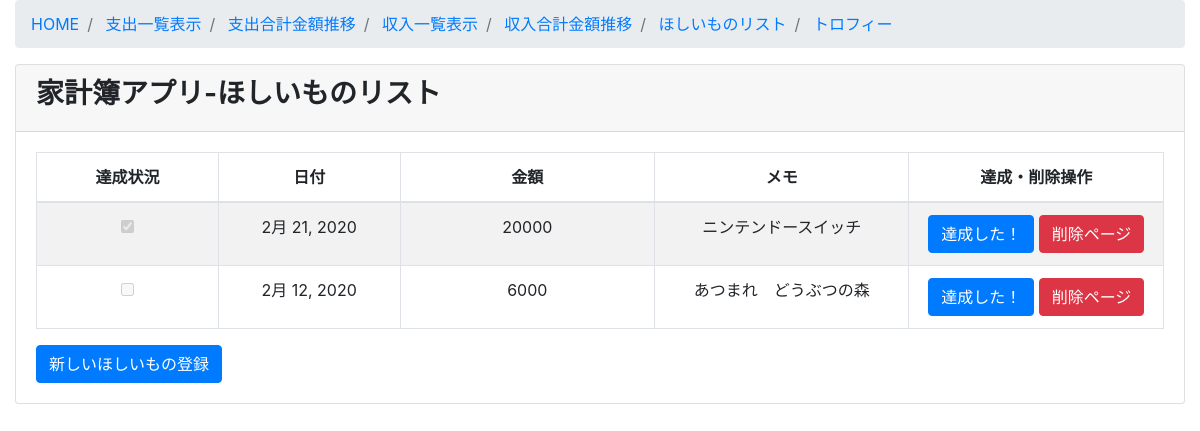
The page /wishing/wishing_list/ on the database as committed earlier.
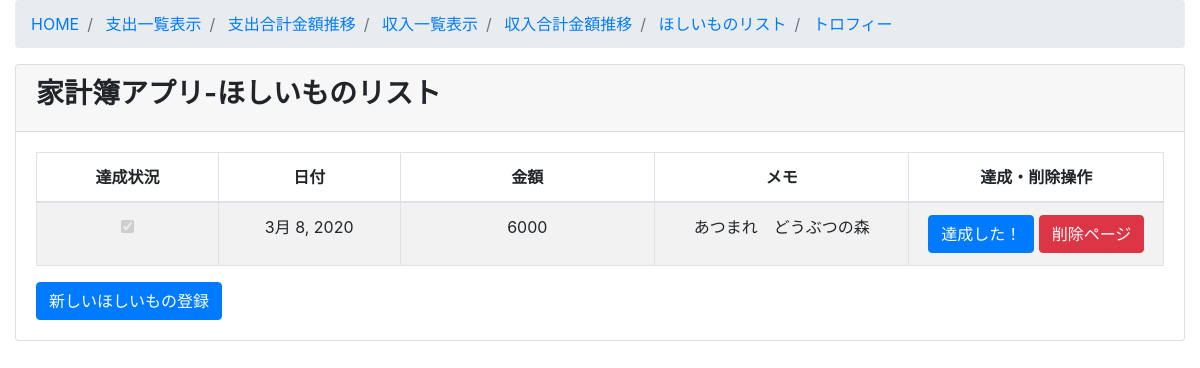
The same page on the database as committed later.
### wishing/models.py (models this page shows, shortened)
class Wishing(models.Model):
   class Meta:
       db_table ="wishing"
       verbose_name ="ほしいもの"
       verbose_name_plural ="ほしいもの"
   wishingdate = models.DateField(verbose_name="日付",default=datetime.now)
   wishingmoney = models.IntegerField(verbose_name="金額", help_text="単位は日本円")
   wishingmemo = models.CharField(verbose_name="メモ", max_length=500)
   wishingdone = models.BooleanField(default=False, verbose_name="達成状況")

### wishing/views.py (the view)
# urls.py: path('wishing_list/', views.WishingListView.as_view(), name='wishing_list'),
class WishingListView(ListView):
   model = Wishing
   template_name = 'wishing/wishing_list.html'
   def queryset(self):
       return Wishing.objects.all()

### templates/wishing/wishing_list.html (shortened to what this page needs)
{% extends 'wishing/base.html' %}
{% block content %}
     <div class="card mb-3">
       <div class="card-header">
         <h3><b>家計簿アプリ-ほしいものリスト</b></h3></div>
       <div class="card-body">
         <div class="table-responsive">
         <table id= "wishing_list" width="100%" class="table table-striped table-bordered table-hover">
             <thead>
               <tr>
                 <th class="text-center">達成状況</th>
                 <th class="text-center">日付</th>
                 <th class="text-center">金額</th>
                 <th class="text-center">メモ</th>
                 <th class="text-center">達成・削除操作</th>
               </tr>
             </thead>
             <tbody>
               {% for item in object_list %}
                 <tr class="odd gradeX text-center">
                   <td class="text-center" width="100">
                     {% if item.wishingdone == False %}
                     <input type="checkbox" name="undone" value="0" disabled="disabled" />
                     {% elif item.wishingdone == True %}
                     <input type="checkbox" name="done" value="1" checked="checked" disabled="disabled" />
                     {% endif %}
                   </td>
                   <td class="text-center" width="100">{{ item.wishingdate}}</td>
                   <td class="text-center" width="140">{{ item.wishingmoney }}</td>
                   <td class="text-center" width="140">{{ item.wishingmemo }}</td>
                   <td class="text-center" width="140">
                     <a class="btn btn-primary" href="{% url 'wishing:wishing_done' item.pk %}">達成した！</a>
                     <a class="btn btn-danger" href="{% url 'wishing:wishing_delete' item.pk %}">削除ページ</a>
                   </td>
                 </tr>
                {% endfor %}
             </tbody>
           </table>
           <a class="btn btn-primary" href="{% url 'wishing:wishing_create' %}">新しいほしいもの登録</a>
       </div>
      </div>
      </div>
{% endblock content %}

Rows that differ between the two databases and show on the page:
removed Wishing: wishingdate "2月 21, 2020", wishingmoney "20000", wishingmemo "ニンテンドースイッチ"
removed Wishing: wishingdate "2月 12, 2020", wishingmoney "6000", wishingmemo "あつまれ どうぶつの森"
added Wishing: wishingdate "3月 8, 2020", wishingmoney "6000", wishingmemo "あつまれ どうぶつの森"
